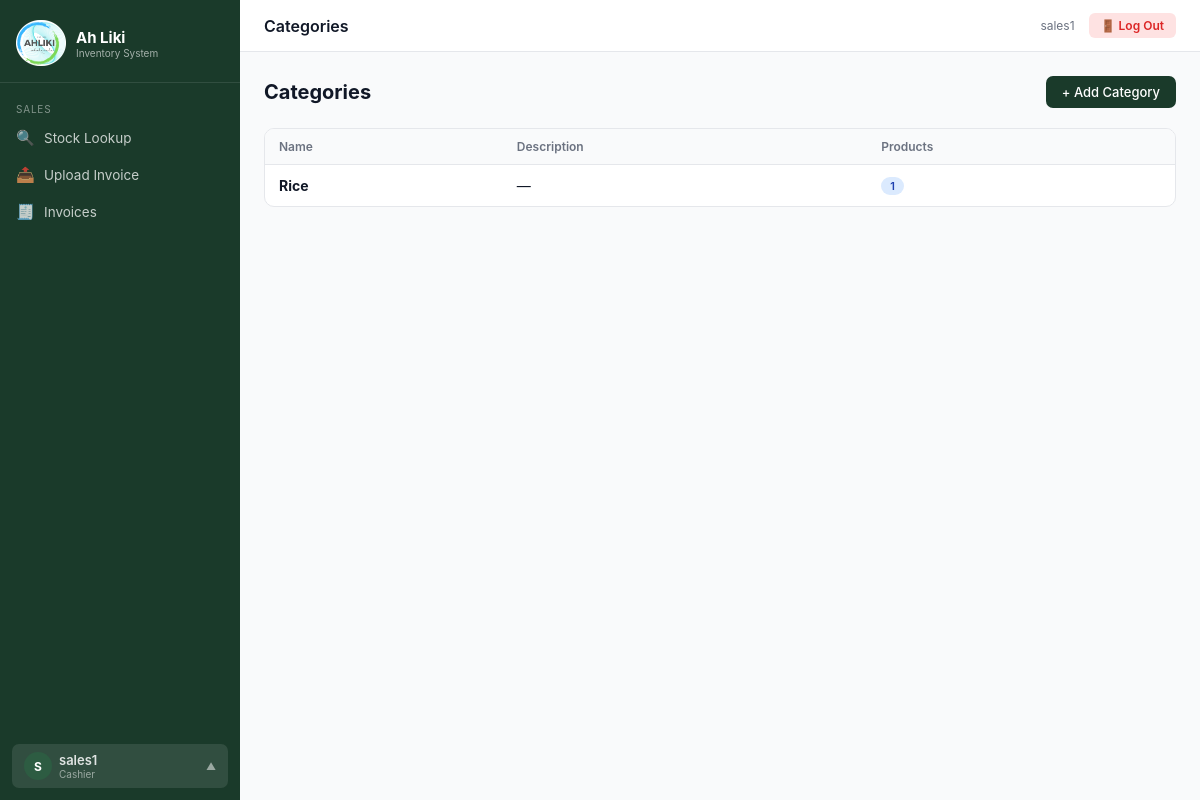
The page /categories/ (signed in) on the database as committed earlier.
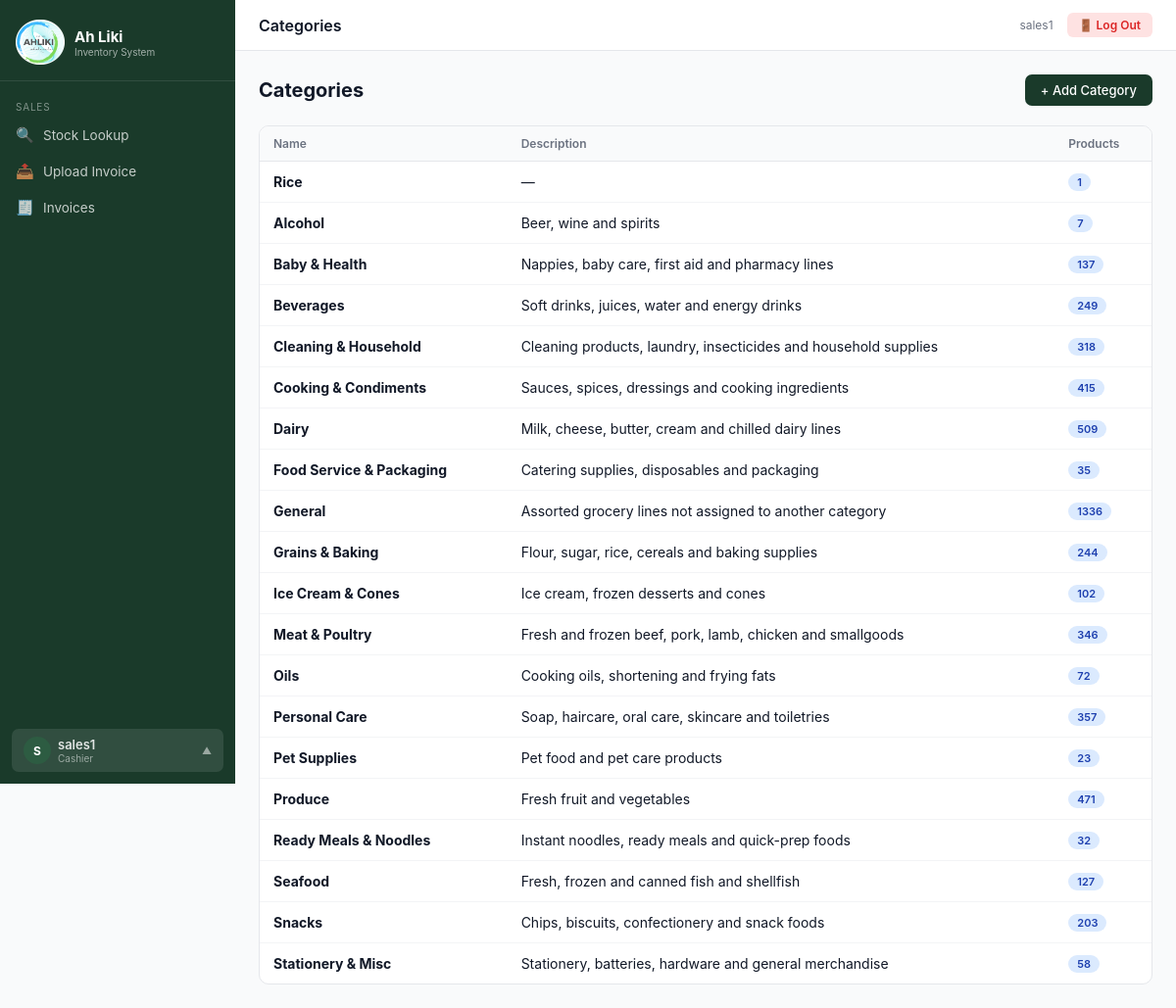
The same page on the database as committed later.
### inventory/models.py (models this page shows, shortened)
class Category(models.Model):
    name = models.CharField(max_length=100, unique=True)
    description = models.TextField(blank=True)
    class Meta:
        verbose_name_plural = 'Categories'

### inventory/views.py (the view)
# urls.py: path('categories/', views.category_list, name='category_list'),
@login_required
def category_list(request):
    cats = Category.objects.annotate(product_count=Count('products'))
    return render(request, 'categories/list.html', {'categories': cats})

### inventory/context_processors.py (called while the page is built)
def alerts_count(request):
    if request.user.is_authenticated:
        return {'open_alerts_count': StockAlert.objects.filter(is_resolved=False).count()}
    return {'open_alerts_count': 0}

### inventory/templatetags/custom_tags.py (called while the page is built)
@register.filter
def user_role(user):
    if not user.is_authenticated:
        return ''
    try:
        from inventory.models import UserProfile
        profile, _ = UserProfile.objects.get_or_create(user=user)
        return profile.role
    except:
        return ''

### templates/categories/list.html (shortened to what this page needs)
{% extends 'base.html' %}
{% block topbar_title %}Categories{% endblock %}
{% block content %}
<div class="page-header"><div><h1>Categories</h1></div><a href="{% url 'category_add' %}" class="btn btn-primary">+ Add Category</a></div>
<div class="card">
  <div class="table-wrap">
    <table>
      <thead><tr><th>Name</th><th>Description</th><th>Products</th></tr></thead>
      <tbody>
      {% for c in categories %}
      <tr><td><strong>{{ c.name }}</strong></td><td>{{ c.description|default:"—" }}</td><td><span class="badge badge-blue">{{ c.product_count }}</span></td></tr>
      {% empty %}<tr><td colspan="3" style="text-align:center;color:var(--gray-500);padding:24px">No categories yet.</td></tr>{% endfor %}
      </tbody>
    </table>
  </div>
</div>
{% endblock %}

Rows that differ between the two databases and show on the page:
added Category: name "Alcohol", description "Beer, wine and spirits", product_count "7"
added Category: name "Baby & Health", description "Nappies, baby care, first aid and pharmacy lines", product_count "137"
added Category: name "Beverages", description "Soft drinks, juices, water and energy drinks", product_count "249"
added Category: name "Cleaning & Household", description "Cleaning products, laundry, insecticides and household supplies", product_count "318"
added Category: name "Cooking & Condiments", description "Sauces, spices, dressings and cooking ingredients", product_count "415"
added Category: name "Dairy", description "Milk, cheese, butter, cream and chilled dairy lines", product_count "509"
added Category: name "Food Service & Packaging", description "Catering supplies, disposables and packaging", product_count "35"
added Category: name "General", description "Assorted grocery lines not assigned to another category", product_count "1336"
added Category: name "Grains & Baking", description "Flour, sugar, rice, cereals and baking supplies", product_count "244"
added Category: name "Ice Cream & Cones", description "Ice cream, frozen desserts and cones", product_count "102"
added Category: name "Meat & Poultry", description "Fresh and frozen beef, pork, lamb, chicken and smallgoods", product_count "346"
added Category: name "Oils", description "Cooking oils, shortening and frying fats", product_count "72"
added Category: name "Personal Care", description "Soap, haircare, oral care, skincare and toiletries", product_count "357"
added Category: name "Pet Supplies", description "Pet food and pet care products", product_count "23"
added Category: name "Produce", description "Fresh fruit and vegetables", product_count "471"
added Category: name "Ready Meals & Noodles", description "Instant noodles, ready meals and quick-prep foods", product_count "32"
added Category: name "Seafood", description "Fresh, frozen and canned fish and shellfish", product_count "127"
added Category: name "Snacks", description "Chips, biscuits, confectionery and snack foods", product_count "203"
added Category: name "Stationery & Misc", description "Stationery, batteries, hardware and general merchandise", product_count "58"
